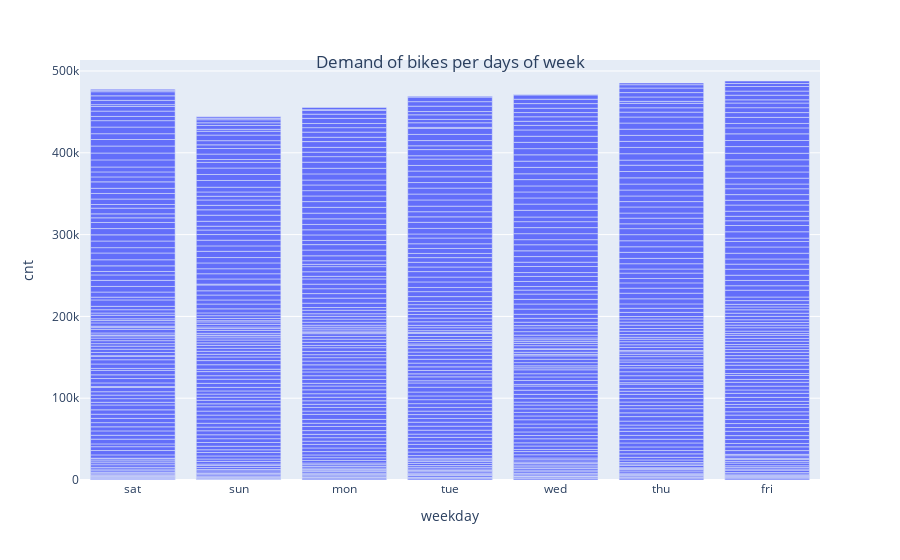

Source (notebook cell):
### Code cell
fig = px.bar(df, x='weekday', y='cnt')

fig.update_layout(
    title={
        'text': "Demand of bikes per days of week",
        'y':0.9,
        'x':0.5,
        'xanchor': 'center',
        'yanchor': 'top'})

fig.show()

### Figure 1 — Plotly figure (JSON) as saved in the notebook; plotly's stock layout.template omitted (floating-point values rounded to 4 significant figures; data arrays with more than 128 entries replaced by an {"elided": "..."} marker saying what was removed)
{"data": [{"alignmentgroup": "True", "hovertemplate": "weekday=%{x}<br>cnt=%{y}<extra></extra>", "legendgroup": "", "marker": {"color": "#636efa", "pattern": {"shape": ""}}, "name": "", "offsetgroup": "", "orientation": "v", "showlegend": false, "textposition": "auto", "type": "bar", "x": {"elided": "730 str values"}, "xaxis": "x", "y": {"elided": "730 int values"}, "yaxis": "y"}], "layout": {"barmode": "relative", "legend": {"tracegroupgap": 0}, "margin": {"t": 60}, "title": {"text": "Demand of bikes per days of week", "x": 0.5, "xanchor": "center", "y": 0.9, "yanchor": "top"}, "xaxis": {"anchor": "y", "domain": [0, 1], "title": {"text": "weekday"}}, "yaxis": {"anchor": "x", "domain": [0, 1], "title": {"text": "cnt"}}}}
